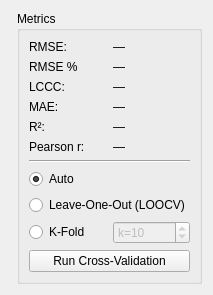
         <widget class="QWidget" name="tabDetValidation">
          <attribute name="title">
           <string>Validation</string>
          </attribute>
          <layout class="QHBoxLayout" name="horizontalLayout_detVal">
           <item>
            <widget class="QWidget" name="canvasDetValidation" native="true"/>
           </item>
           <item>
            <widget class="QGroupBox" name="groupDetMetrics">
             <property name="title">
              <string>Metrics</string>
             </property>
             <layout class="QGridLayout" name="gridLayout_metrics">
              <item row="0" column="1">
               <widget class="QLabel" name="valRMSE">
                <property name="text">
                 <string>—</string>
                </property>
               </widget>
              </item>
              <item row="3" column="1">
               <widget class="QLabel" name="valMAE">
                <property name="text">
                 <string>—</string>
                </property>
               </widget>
              </item>
              <item row="7" column="0" colspan="2">
               <widget class="QRadioButton" name="radCVAuto">
                <property name="toolTip">
                 <string>Automatically select CV method based on sample size (LOOCV for n &lt;= 100, K-Fold otherwise).</string>
                </property>
                <property name="text">
                 <string>Auto</string>
                </property>
                <property name="checked">
                 <bool>true</bool>
                </property>
               </widget>
              </item>
              <item row="3" column="0">
               <widget class="QLabel" name="lblMAE">
                <property name="text">
                 <string>MAE:</string>
                </property>
               </widget>
              </item>
              <item row="5" column="1">
               <widget class="QLabel" name="valPearsonR">
                <property name="text">
                 <string>—</string>
                </property>
               </widget>
              </item>
              <item row="9" column="0">
               <widget class="QRadioButton" name="radCVKFold">
                <property name="text">
                 <string>K-Fold</string>
                </property>
               </widget>
              </item>
              <item row="4" column="0">
               <widget class="QLabel" name="lblR2">
                <property name="text">
                 <string>R²:</string>
                </property>
               </widget>
              </item>
              <item row="0" column="0">
               <widget class="QLabel" name="lblRMSE">
                <property name="text">
                 <string>RMSE:</string>
                </property>
               </widget>
              </item>
              <item row="6" column="0" colspan="2">
               <widget class="Line" name="line">
                <property name="orientation">
                 <enum>Qt::Horizontal</enum>
                </property>
               </widget>
              </item>
              <item row="8" column="0" colspan="2">
               <widget class="QRadioButton" name="radCVLOOCV">
                <property name="text">
                 <string>Leave-One-Out (LOOCV)</string>
                </property>
               </widget>
              </item>
              <item row="9" column="1">
               <widget class="QSpinBox" name="spinK">
                <property name="enabled">
                 <bool>false</bool>
                </property>
                <property name="prefix">
                 <string>k=</string>
                </property>
                <property name="minimum">
                 <number>2</number>
                </property>
                <property name="maximum">
                 <number>100</number>
                </property>
                <property name="value">
                 <number>10</number>
                </property>
               </widget>
              </item>
              <item row="10" column="0" colspan="2">
               <widget class="QPushButton" name="btnRunCV">
                <property name="text">
                 <string>Run Cross-Validation</string>
                </property>
               </widget>
              </item>
              <item row="4" column="1">
               <widget class="QLabel" name="valR2">
                <property name="text">
                 <string>—</string>
                </property>
               </widget>
              </item>
              <item row="5" column="0">
               <widget class="QLabel" name="lblPearsonR">
                <property name="text">
                 <string>Pearson r:</string>
                </property>
               </widget>
              </item>
              <item row="2" column="0">
               <widget class="QLabel" name="lblLCCC">
                <property name="text">
                 <string>LCCC:</string>
                </property>
               </widget>
              </item>
              <item row="2" column="1">
               <widget class="QLabel" name="valLCCC">
                <property name="text">
                 <string>—</string>
                </property>
               </widget>
              </item>
              <item row="1" column="0">
               <widget class="QLabel" name="lblRMSE_2">
                <property name="text">
                 <string>RMSE %</string>
                </property>
               </widget>
              </item>
              <item row="1" column="1">
               <widget class="QLabel" name="valRMSE_2">
                <property name="text">
                 <string>—</string>
                </property>
               </widget>
              </item>
             </layout>
            </widget>
           </item>
          </layout>
         </widget>
